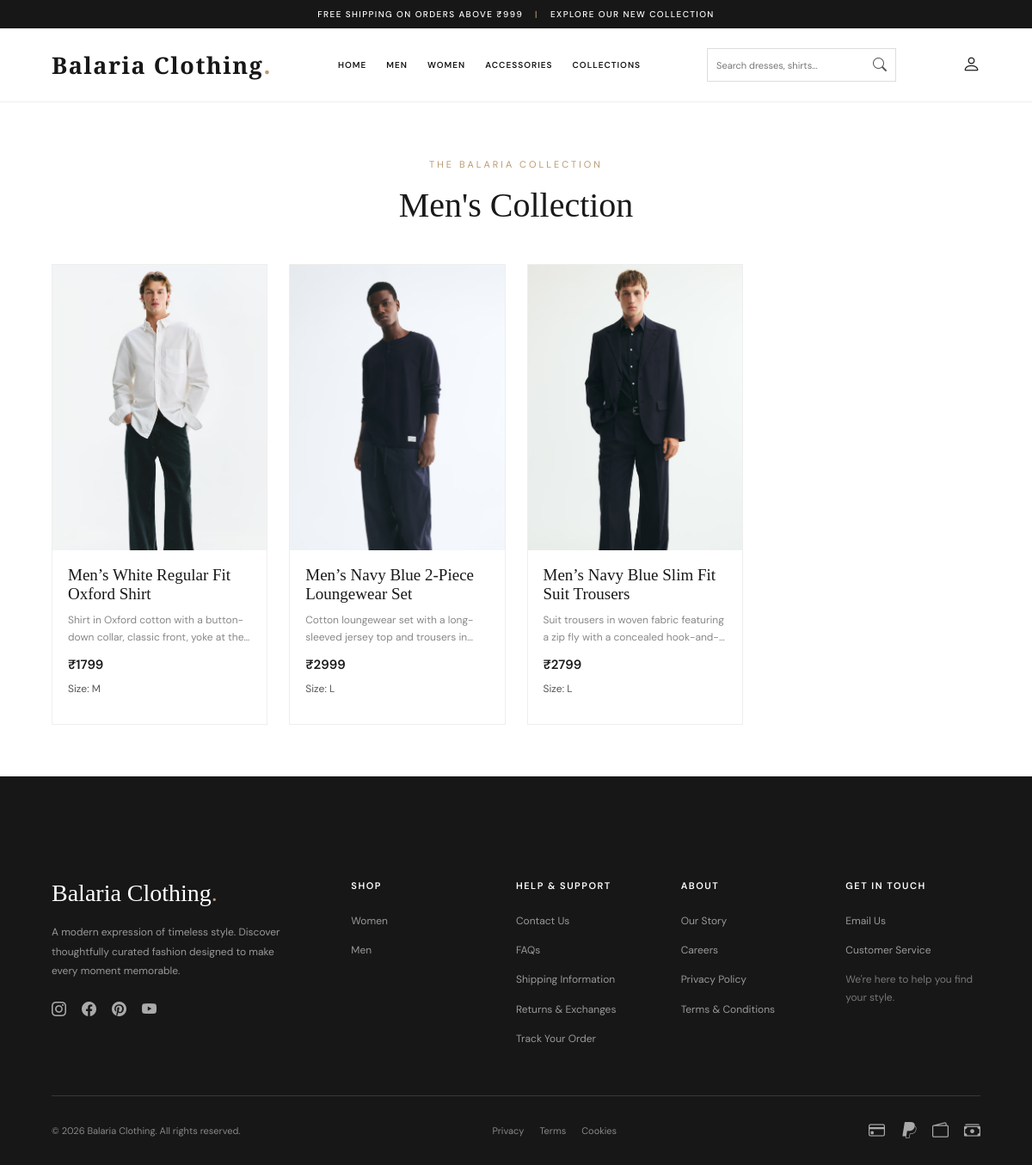
The app's page /men/ with its own data.
### home/models.py (models this page shows, shortened)
class Product(models.Model):
    name=models.CharField(max_length=120)
    price=models.IntegerField()
    description=models.TextField()
    img=models.ImageField(upload_to='product/')
    categorie=models.ForeignKey(Categorie,on_delete=models.CASCADE)
    size=models.ForeignKey(Size,on_delete=models.CASCADE)

class Size(models.Model):
    name=models.CharField(max_length=5)
    def __str__(self):
        return self.name

### home/views.py (the view)
# urls.py: path('men/',menpage),
def menpage(request):
    products=Product.objects.filter(categorie_id=1)
    return render(request,'men.html',{'products':products})

### templates/men.html (shortened to what this page needs)
{% extends 'base.html' %}
{% load static %}
{% block styles %}
<link rel="stylesheet" href="{% static 'css/men.css' %}">
{% endblock %}
{% block content %}
<section class="men-section">
    <div class="men-heading">
        <span>THE BALARIA COLLECTION</span>
        <h1>Men's Collection</h1>
    </div>
    <div class="men-product-grid">
        {% for product in products %}
        <div class="men-product-card">
            <div class="men-product-image">
                {% if product.img %}
                    <img src="{{ product.img.url }}" alt="{{ product.name }}">
                {% endif %}
            </div>
            <div class="men-product-details">
                <h3>{{ product.name }}</h3>
                <p class="product-description">
                    {{ product.description }}
                </p>
                <p class="product-price">₹{{ product.price }}</p>
                <p class="product-size">
                    Size: {{ product.size }}
                </p>
            </div>
        </div>
        {% empty %}
        <div class="empty-products">
            <h3>Collection Coming Soon</h3>
        </div>
        {% endfor %}
    </div>
</section>
{% endblock %}

### static/css/base.css (style rules this page uses)
* { margin: 0; padding: 0; box-sizing: border-box; }
body { font-family: 'DM Sans', sans-serif; background: #ffffff; color: #171717; }

### static/css/men.css (style rules this page uses)
.men-section { padding: 60px 5%; background: #ffffff; }
.men-heading { text-align: center; margin-bottom: 45px; }
.men-heading span { color: #b99a70; font-size: 11px; letter-spacing: 3px; }
.men-heading h1 { margin-top: 15px; font-family: 'Playfair Display', serif; font-size: 40px; font-weight: 400; color: #191919; }
.men-product-grid { display: grid; grid-template-columns: repeat(4, minmax(0, 1fr)); gap: 25px; align-items: stretch; }
.men-product-card { display: flex; flex-direction: column; height: 100%; border: 1px solid #eeeeee; background: #ffffff; }
.men-product-image { width: 100%; aspect-ratio: 3 / 4; overflow: hidden; background: #f5f3ef; flex-shrink: 0; }
.men-product-image img { width: 100%; height: 120%; display: block; object-fit: cover; object-position: center; }
.men-product-details { display: flex; flex-direction: column; flex: 1; padding: 18px; }
.men-product-details h3 { margin-bottom: 10px; font-family: 'Playfair Display', serif; font-size: 19px; font-weight: 500; color: #191919; }
.product-description { margin-bottom: 12px; color: #888888; font-size: 12px; line-height: 1.6; display: -webkit-box; -webkit-line-clamp: 2; -webkit-box-orient: vertical; overflow: hidden; text-overflow: ellipsis; }
.product-price { margin-bottom: 10px; color: #191919; font-size: 15px; font-weight: 600; }
.product-size { margin-bottom: 15px; color: #555555; font-size: 12px; }

### records on screen
Product: img (picture), name "Men’s White Regular Fit Oxford Shirt", description "Shirt in Oxford cotton with a button-down collar, classic front, yoke at…", price "1799", size "M"
Product: img (picture), name "Men’s Navy Blue 2-Piece Loungewear Set", description "Cotton loungewear set with a long-sleeved jersey top and trousers…", price "2999", size "L"
Product: img (picture), name "Men’s Navy Blue Slim Fit Suit Trousers", description "Suit trousers in woven fabric featuring a zip fly with a…", price "2799", size "L"
